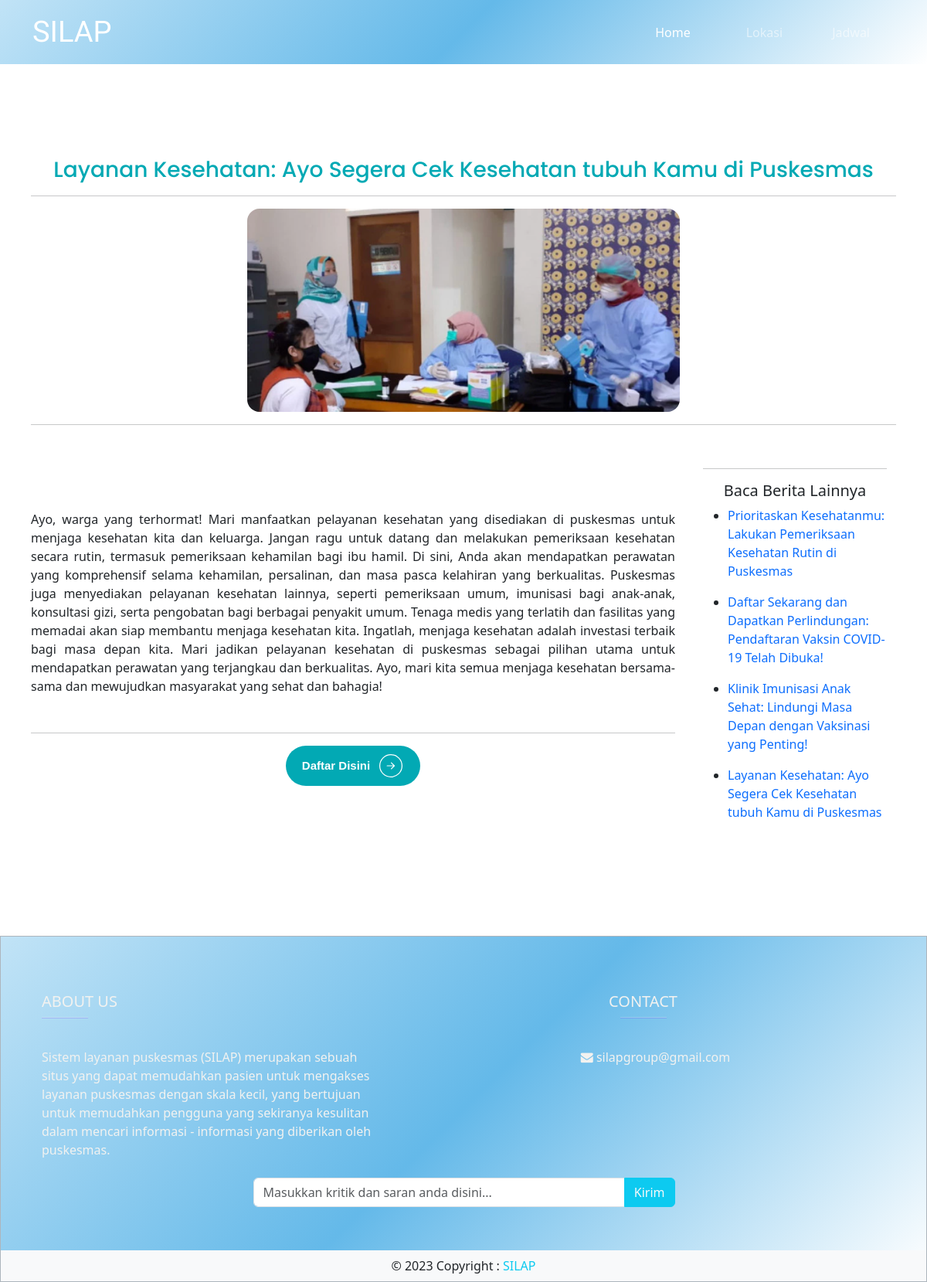
Screenshot of /Sisi User/berita.php?id=24 with the database file from the repository.
### tables this page shows
CREATE TABLE `konten` (
  `id` int(5) NOT NULL,
  `title` varchar(255) NOT NULL,
  `deskripsi` longtext NOT NULL,
  `gambar` varchar(255) NOT NULL,
  `layanan` int(10) NOT NULL,
  `puskesmas` varchar(100) NOT NULL
);

### Sisi User/berita.php (the view, shortened to what this page needs)
<?php
include 'config.php';
$komentar = '';
$id = $_GET['id'];
$kode = "select * from konten where id = '$id'";
$query = mysqli_query($koneksi, $kode);
$data = mysqli_fetch_array($query);
$judul = $data['title'];
$deskripsi = $data['deskripsi'];
$gambar = $data['gambar'];
?>
<!DOCTYPE html>
<!DOCTYPE html>
<html lang="en">
<head>
  <link href="https://cdn.jsdelivr.net/npm/bootstrap@5.3.0/dist/css/bootstrap.min.css"
  rel="stylesheet"
>
  <link rel="stylesheet" href="css/style.css" />
  <link rel="stylesheet" href="https://cdnjs.cloudflare.com/ajax/libs/font-awesome/4.7.0/css/font-awesome.min.css">
</head>
<body class="">
  <nav class="navbar navbar-expand-lg navbar-dark shadow-5-strong bg">
    <div class="container">
      <a class="navbar-brand brand" href="#">SILAP</a>
      <div class="collapse navbar-collapse text-right" id="navbarNavDropdown">
        <ul class="navbar-nav ms-auto mb-2 mb-lg-0">
          <li class="nav-item px-lg-3 mx-lg-3">
            <a class="nav-link active " aria-current="page" href="../utama.php">Home</a>
          </li>
          <li class="nav-item">
            <a class="nav-link px-lg-3 mx-lg-3" href="lokasi.php">Lokasi</a>
          </li>
          <li class="nav-item">
            <a class="nav-link px-lg-3 mx-lg-3" href="jadwal.php">Jadwal</a>
          </li>
        </ul>
      </div>
    </div>
  </nav>
  <section class="container navi">
    <div class="col-md-12">
      <h3 class="text-center news-font">
        <?php echo $judul ?>
      </h3>
      <hr>
      <img class="w-50 mx-auto rounded-4 gam" src="../Sisi Admin/uploadIMG/<?php echo $gambar ?>" alt="">
    </div>
    <hr>
    <div class="row">
      <div class="col-md-9 text-center align-self-center">
        <div class="text-dark pb-3 mt-2">
          <p style="text-align: justify;">
            <?php echo $deskripsi ?>
          </p>
        </div>
        <hr>
        <div class="text-center">
          <button class="btn-more mx-auto text-decoration-none">
          <a href="daftar.php?id=<?php echo $id ?>" >
              <span>Daftar Disini</span></a>
          </button>
        </div>
      </div>
      <div class="col-md-3 p-4 align-items-center">
        <div class="mx-auto">
          <hr>
          <h5 class="text-center">Baca Berita Lainnya</h5>
          <?php
          $sql2 = "select * from konten";
          $q2 = mysqli_query($koneksi, $sql2);
          while ($r2 = mysqli_fetch_array($q2)) {
            $id = $r2['id'];
            $judul = $r2['title'];
            ?>
            <ul>
              <li>
                <a href="berita.php?id=<?php echo $id ?>" class="text-decoration-none"> <?php echo $judul ?></a>
              </li>
            </ul>
          <?php } ?>
        </div>
      </div>
    </div>
  </section>
  <footer class="text-center text-lg-start border border-dark-subtle bg-footer mt-xl-5 pt-4">
    <div class="container p-4">
      <div class="row">
        <div class="col-sm-5 g-4">
           <h5 class="text-uppercase ">About us</h5>
           <hr
                class="mb-4 mt-0 d-inline-block mx-auto"
                style="width: 60px; background-color: #7c4dff; height: 2px"
                />
          <p class="card-text mt-2" >Sistem layanan puskesmas (SILAP) merupakan sebuah situs yang dapat
            memudahkan pasien untuk mengakses layanan puskesmas dengan skala kecil,
            yang bertujuan untuk memudahkan pengguna yang sekiranya kesulitan dalam mencari informasi - informasi yang
            diberikan oleh puskesmas.</p>
        </div>
       <div class="col-sm-7 g-4">
        <div class="card-body text-center">
          <h5 class="card-title text-uppercase ">Contact</h5>
           <hr
                class="mb-2 mt-0 d-inline-block mx-auto"
                style="width: 60px; background-color: #7c4dff; height: 2px"
                />
          <ul class="mt-4 text-decoration-none">
            <li class="list-group-item">
              <i class="fa fa-envelope"></i>
              <span>silapgroup@gmail.com</span>
            </li>
          </ul>
        </div>
      </div>
        <div class="input-group mt-4 mb-3">
          <table>
            <td>
              <tr>
                <form action="" method="post" onsubmit="return validateComment()">
                    <div class="input-group w-50 mx-auto mb-3">
                        <input type="text" class="form-control" placeholder="Masukkan kritik dan saran anda disini..."
                              id="komentar" name="komentar" aria-label="Recipient's username" value="<?php echo $komentar ?>"
                              aria-describedby="button-addon2">
                        <button class="btn btn-info text-light" type="submit" name="simpan" id="button-addon2">Kirim</button>
                    </div>
                </form>
              </tr>
            </td>
          </table>
        </div>
      </div>
    </div>
    <div class="col-12 text-center p-2 text-dark bg-light">
        © 2023 Copyright :
        <a class="text-decoration-none text-info" href="../Sisi Admin/login.php">SILAP</a>
  </div>
  </footer>
</body>
</html>

### Sisi User/css/style.css (style rules this page uses)
* { box-sizing: border-box; padding: 0px; margin: 0; }
body { min-height: 100vh; width: 100vw; overflow-x: hidden; }
.bg-footer { color: #f2f2f0; background-image: linear-gradient(-45deg, white, rgba(100, 185, 233, 1), rgba(100, 185, 233, 0.4)); }
.bg { background-image: linear-gradient(-45deg, white, rgba(100, 185, 233, 1), rgba(100, 185, 233, 0.4)); background-size: cover; }
.brand { font-family: "Forum", cursive; font-size: 38px; }
.news-font { font-family: "Poppins", sans-serif; color: #02a9b4; }
.nav-link { border: 2px; border-radius: 25px; }
.navi { padding: 10px; }
.gam { display: flex; justify-content: center; align-items: center; width: 100%; }
.btn-more { cursor: pointer; font-weight: 700; font-family: Helvetica, "sans-serif"; transition: all 0.2s; padding: 10px 20px; border-radius: 100px; background: #02a9b4; border: 1px solid transparent; display: flex; align-items: center; font-size: 15px; color: #fff; }
.btn-more a { color: inherit; text-decoration: none; }
.btn-more > svg { width: 34px; margin-left: 10px; transition: transform 0.3s ease-in-out; }
@media screen and (min-width: 576px) { .navi { padding-top: 20%; padding-bottom: 5%; } }
@media screen and (min-width: 768px) { .navi { padding-top: 15%; padding-bottom: 5%; } }
@media screen and (min-width: 992px) { .navi { padding-top: 10%; padding-bottom: 5%; } }
@media screen and (min-width: 1200px) { .navi { padding-top: 10%; padding-bottom: 5%; } }

### rows the page displays
konten: title "Layanan Kesehatan: Ayo Segera Cek Kesehatan tubuh Kamu di Puskesmas", gambar (picture), deskripsi "Ayo, warga yang terhormat! Mari manfaatkan pelayanan kesehatan yang disediakan di puskesmas untuk menjaga kesehatan kita dan keluarga. Jangan ragu untuk datang dan melakukan pemeriksaan kesehatan secara rutin, termasuk pemeriksaan kehamilan bagi ibu hamil. Di sini, Anda akan mendapatkan perawatan yang komprehensif selama kehamilan, persalinan, dan masa pasca kelahiran yang berkualitas. Puskesmas juga menyediakan pelayanan kesehatan lainnya, seperti pemeriksaan umum, imunisasi bagi anak-anak, konsultasi gizi, serta pengobatan bagi berbagai penyakit umum. Tenaga medis yang terlatih dan fasilitas yang memadai akan siap membantu menjaga kesehatan kita. Ingatlah, menjaga kesehatan adalah…"
konten: title "Prioritaskan Kesehatanmu: Lakukan Pemeriksaan Kesehatan Rutin di Puskesmas"
konten: title "Daftar Sekarang dan Dapatkan Perlindungan: Pendaftaran Vaksin COVID-19 Telah Dibuka!"
konten: title "Klinik Imunisasi Anak Sehat: Lindungi Masa Depan dengan Vaksinasi yang Penting!"
